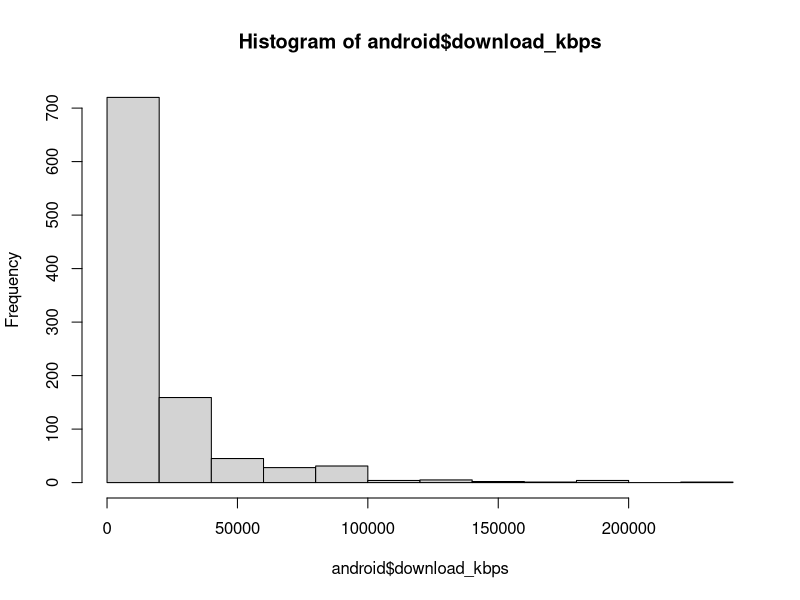
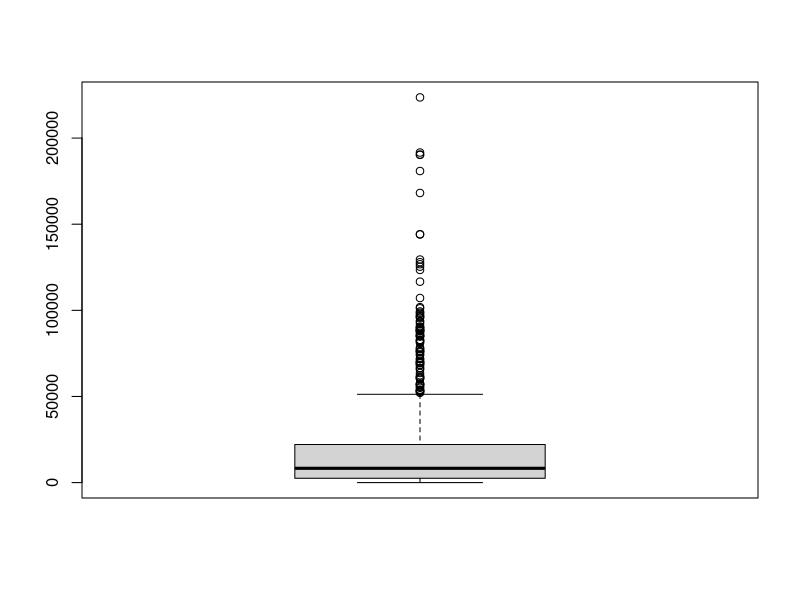
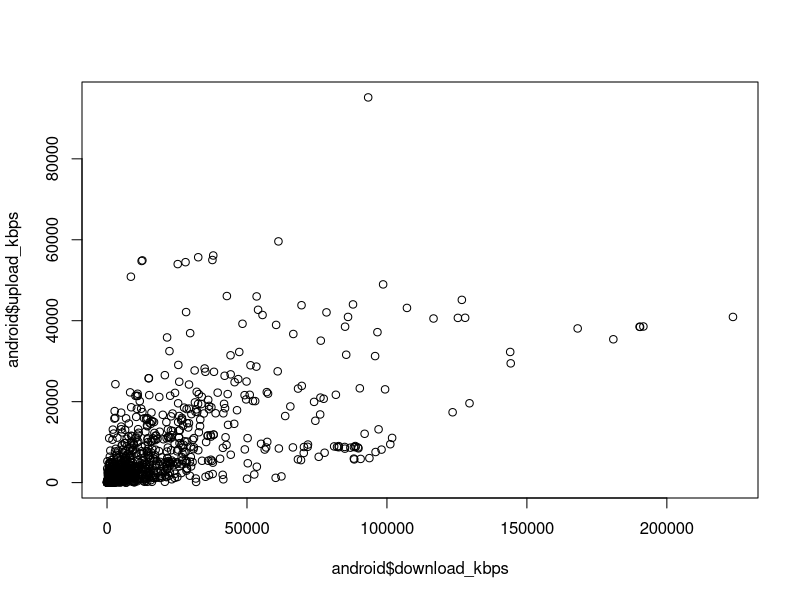

The R script that drew these images, in order:
# dplyr.R

############################################################
# This is meant to show the basic usage of the dplyr package
#
# Chris Nobblitt
############################################################


# Packages ----------------------------------------------------------------
if(!require("readr")) install.packages("readr")
if(!require("dplyr")) install.packages("dplyr")


# Explore  ----------------------------------------------------------

android <- read_csv(file = "android_data_sample.csv")
head(android) ## See first 6 rows
tail(android) ## See last 6 rows


names(android) ## See every column name

str(android) ## Info for every column
             ## Name of column, type of data, and sample values
             ## colName   : dataType   sampleData.......

summary(android) ## Summary statistics for every column
                 ## Min, Quartiles, Mean, and Max values
                 ## Categorical columns return class counts

hist(android$download_kbps) ##histogram of numerical column

boxplot(android$download_kbps) ##boxplot of same column

plot(android$download_kbps, android$upload_kbps) #scatter plot

glimpse(android) ## Better than str()


# Arrange -----------------------------------------------------------------
# Sorts table in ascending order

android <- dplyr::arrange(android, download_kbps) ##ascending order
head(android$download_kbps, n=30)

android <- dplyr::arrange(android, desc(download_kbps)) ##ascending order
head(android$download_kbps, n=30)


# Mutate ------------------------------------------------------------------

# Adds new columns!

#Difference in download and upload speed
android <- dplyr::mutate(android, newCol = download_kbps - upload_kbps)
head(android$newCol)



# Filter ------------------------------------------------------------------


# We only want observations from the US
android <- dplyr::filter(android, client_country_code == "US")



# Group By ----------------------------------------------------------------

# Organizes table by common values

# Average download/upload from certain devices
android <- dplyr::group_by(android, device)

dplyr::summarise(android, download = mean(download_kbps), upload = mean(upload_kbps))

#But how many devices are in each category?
dplyr::summarise(android, n = n()) # Answer: not many





